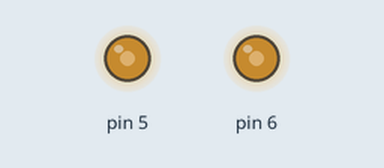
Recording of a sketch running on a simulated Arduino Uno, built with avr-gcc and run on an emulated ATmega328P. Parts: output pins drawn as LEDs (lit = HIGH). At 0.0 s the program stops and its outputs stay as they are.

Above: at 0.1 s.
Timing chart, 0 to 1.5 s (numbered marks = the images above):
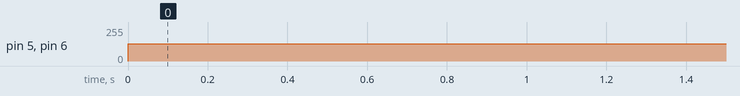

The sketch:

main.ino
```cpp
#define F_CPU 16000000UL // частота - 16MHz

#include <avr/io.h> // Бібліотека вводу/виводу

int main(void) {
    DDRD |= (1 << DDD6);        // PD6=OC0A=D6 як ВИХІД
    DDRD |= (1 << DDD5);        // PD5=OC0B=D5 як ВИХІД

    PORTD |= (1 << PORTD5) | (1 << PORTD6);
    TCCR0B |= (1 << CS00);    // дільник 1
    TCCR0A |= (1 << COM0A0);    //переключення OC0A при збігу OCR0A=TCNT0
    OCR0A = 250;            // максимум OCR0A
    TCCR0A |= (1 << COM0B0);    //переключення OC0B при збігу OCR0B=TCNT0
    OCR0B = 30;            // максимум OCR0B

    while (1) {}; //основна програма
}
```

Measured:
- by itself, pin 5, pin 6: 0/255 → 128/255 at 0.00 s
